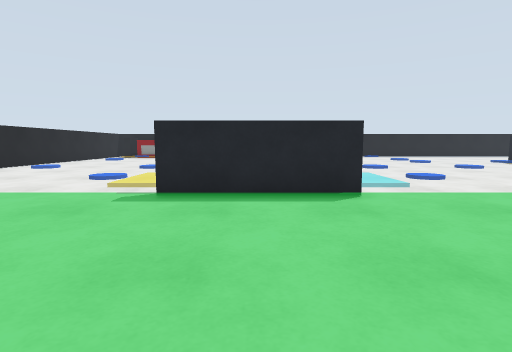
[1] (above)

24 first-person views from a walk through a world built for the Webots simulator. The camera is 0.04 m above the floor, tilts 6° down and sees 80° across. The floor is counted in squares, 0.05 m on a side. Each view is taken from the middle of a square. On the plan, view 1 faces up. The plan holds only what a view shows up to about 10 squares ahead; the rest is blank. Robots are left out.

[2]
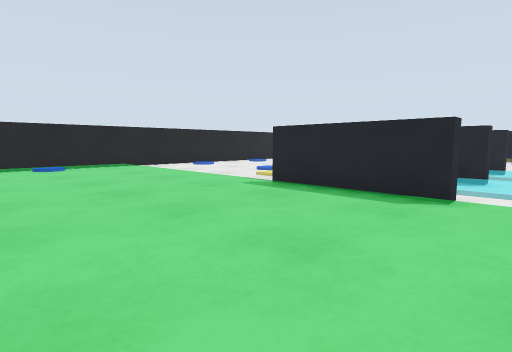

[3]
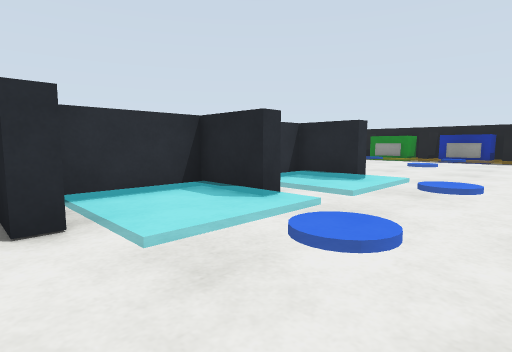

[4]
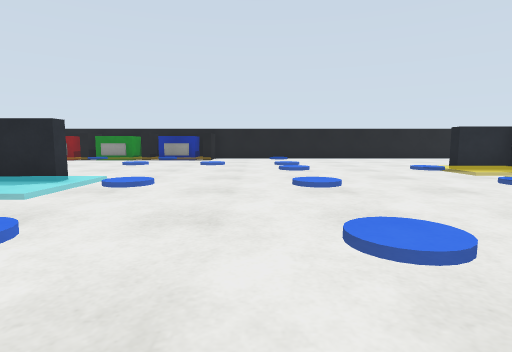

[5]
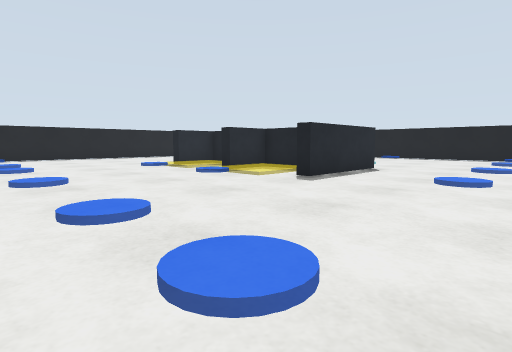

[6]
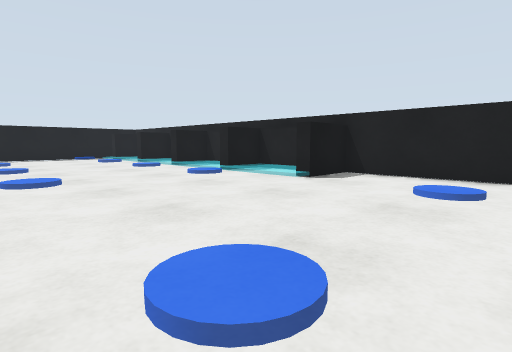

[7]
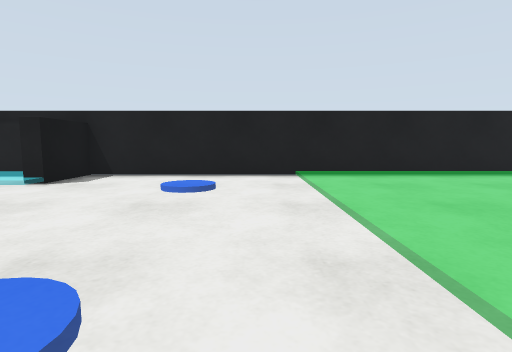

[8]
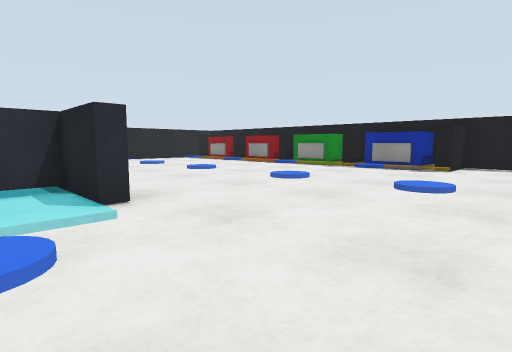

[9]
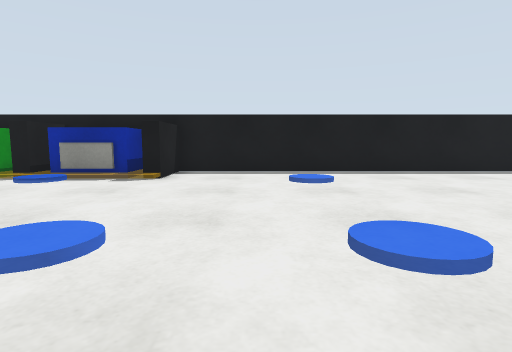

[10]
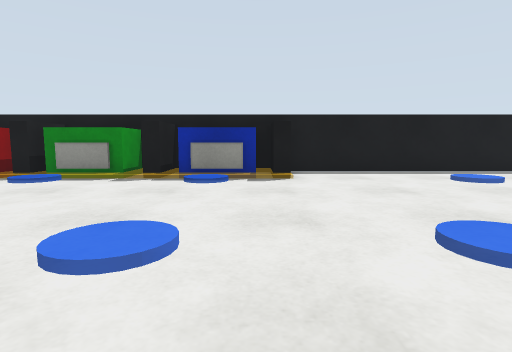

[11]
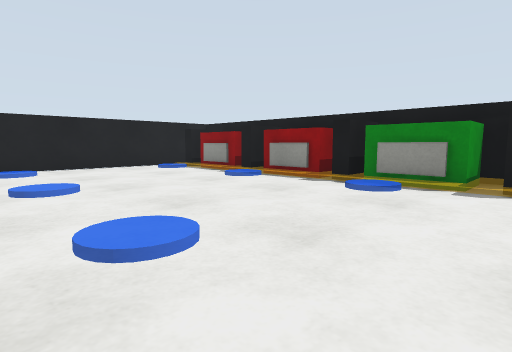

[12]
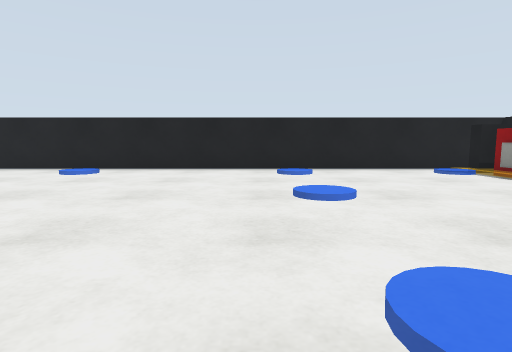

[13]
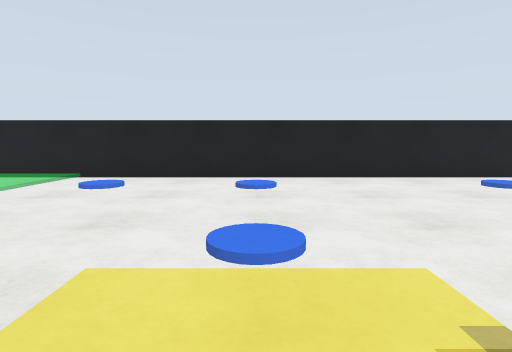

[14]
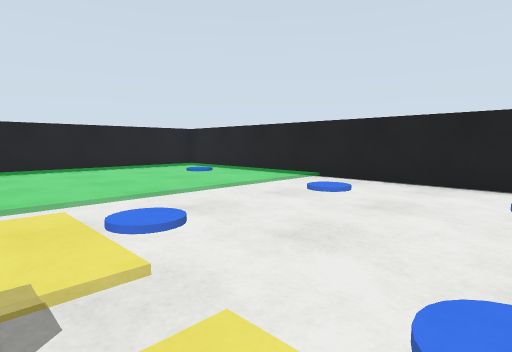

[15]
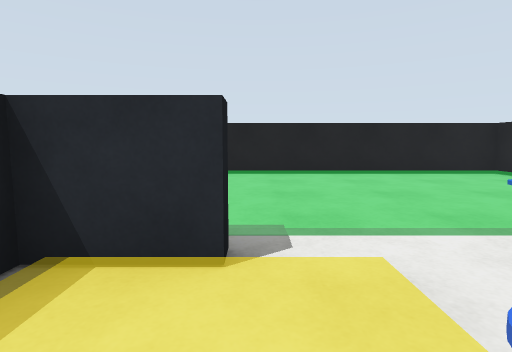

[16]
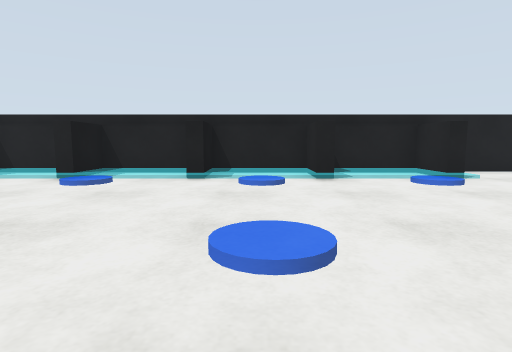

[17]
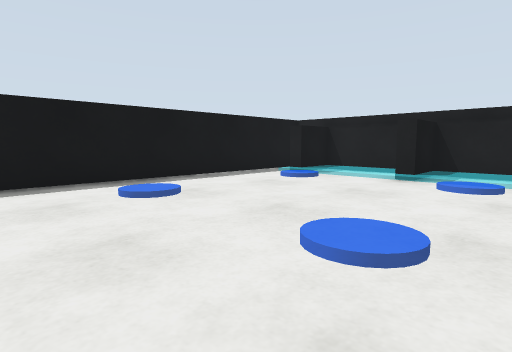

[18]
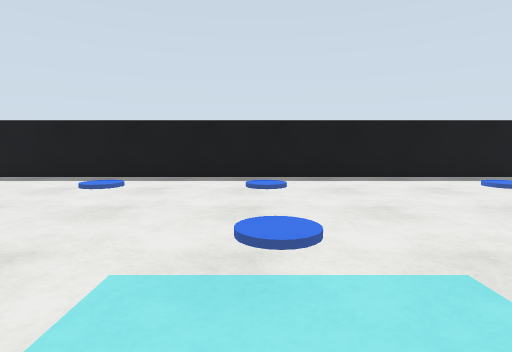

[19]
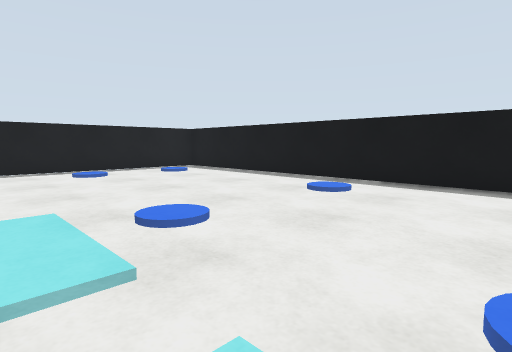

[20]
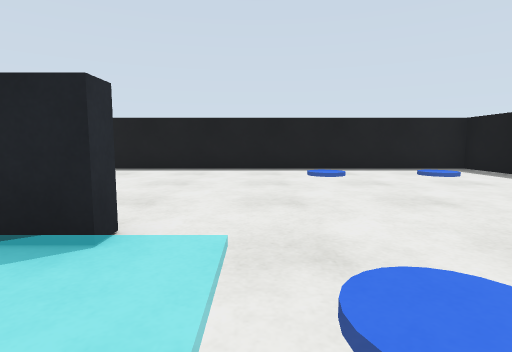

[21]
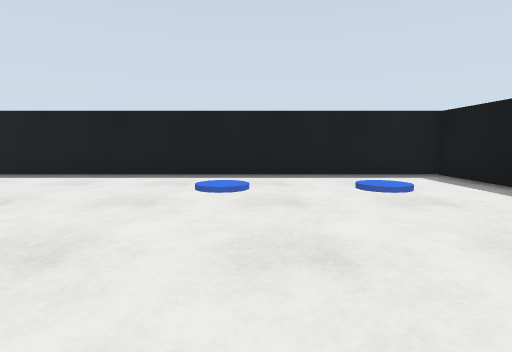

[22]
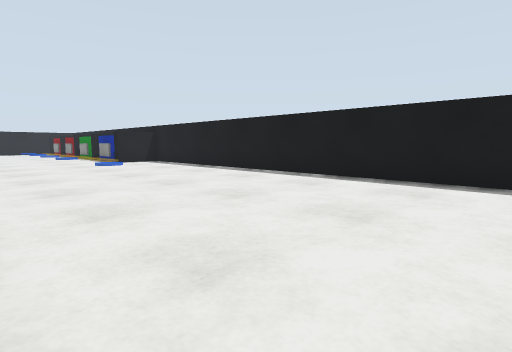

[23]
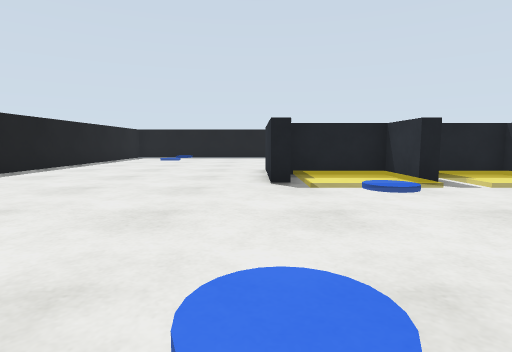

[24]
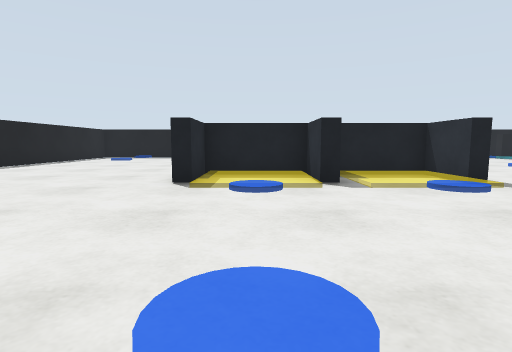

### Floor plan
Key: @ floor where view 1 was taken; # wall or solid block; x gap in a wall; . floor; / step, stairs or slope; = window, fence, low wall or low ledge; O other object.
Columns run from 10 left of view 1 to 24 right of it. Each row starts with its distance up from view 1.
 22      ##############################
 21 # #OO#OO#OO#OO#...................#
 20 #.#OO#OO#OO#OO#...................#
 19 #..=..=..=..=....=..........==.=..
 18 #..=..=..=..=....=..........==.=..
 17 #.................................#
 16 #.................................#
 15 #..=..=..=..=.==.=.....###........#
 14 #.....................x###//......#
 13 #................=..=/.## .==..=..#
 12 #........  #.........//## //......#
 11 #......// ##//.......//## //......#
 10 #..=..==..#../=..=..==..#..==..=..#
  9 #......// ##//.......//## ./......#
  8 #......// ##//.........###........#
  7 #..=..==..#../=..=................#
  6 #......//###//....................#
  5 #////////###////.=....=..=..=..=..#
  4 #............../..................#
  3 #............../..................#
  2 #............../.=....=..=..=..=..#
  1 #............../.=................#
  0 #.........@..../..................#
 -1 #............../....#..#..#..#..# #
 -2 #################################

Positions as (right, up) in squares from view 1, and headings:
1: (0, 0), facing up
2: (3, 0), facing up-left
3: (5, 5), facing up-left
4: (6, 5), facing up
5: (6, 4), facing up-right
6: (6, 6), facing down-right
7: (6, 6), facing down
8: (6, 10), facing up-left
9: (6, 13), facing up
10: (3, 13), facing up
11: (1, 14), facing up-left
12: (0, 14), facing left
13: (-1, 10), facing left
14: (-2, 10), facing down-left
15: (-2, 8), facing down
16: (15, 7), facing down
17: (17, 7), facing down-right
18: (15, 10), facing right
19: (16, 10), facing up-right
20: (17, 12), facing up
21: (19, 14), facing up
22: (17, 15), facing up-left
23: (6, 15), facing right
24: (6, 13), facing right
